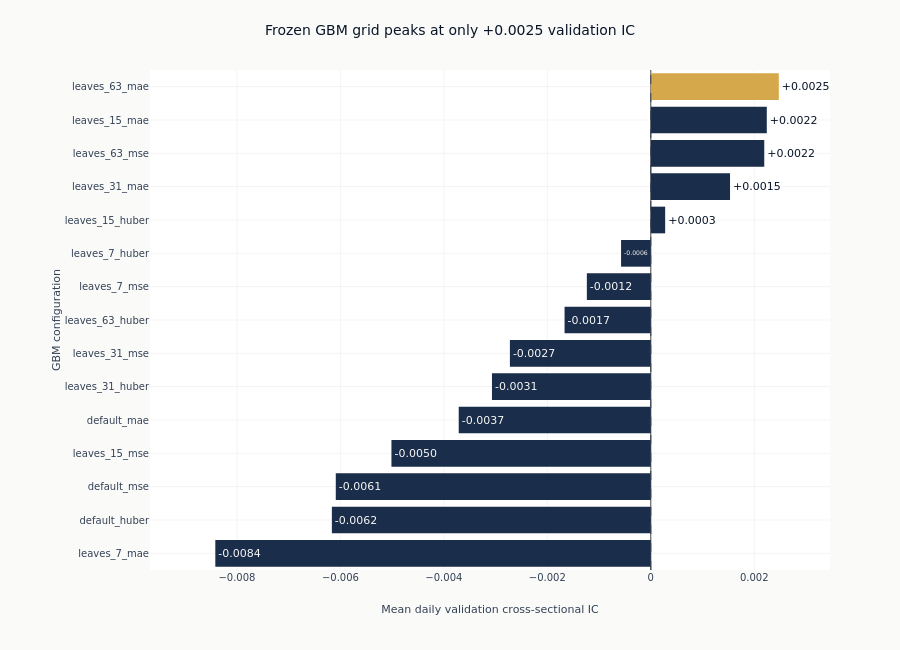

Notebook code cell kept with this figure:
### Markdown cell above
### The frozen GBM grid does not improve on the linear benchmark

The selected checkpoint from each configuration provides the fairest grid-level
comparison. The amber bar marks the frozen winner; the zero line separates weak
positive rankings from configurations that reverse the cross-section.

### Code cell
bar_results = list(reversed(full_results))
fig_grid = go.Figure(
    go.Bar(
        x=[r["best_ic"] for r in bar_results],
        y=[r["config_name"] for r in bar_results],
        orientation="h",
        marker_color=[
            COLORS["amber"] if r["config_name"] == best["config_name"] else COLORS["slate"]
            for r in bar_results
        ],
        text=[f"{r['best_ic']:+.4f}" for r in bar_results],
        textposition=["outside" if r["best_ic"] >= 0 else "inside" for r in bar_results],
        textfont_color=[
            COLORS["blue"] if r["best_ic"] >= 0 else COLORS["silver"] for r in bar_results
        ],
    )
)
fig_grid.add_vline(x=0, line_color=COLORS["neutral"], line_dash="dash", line_width=1)
fig_grid.update_layout(
    title=f"Frozen GBM grid peaks at only {best['best_ic']:+.4f} validation IC",
    height=650,
    width=900,
    showlegend=False,
    margin=dict(l=150, r=70, t=70),
)
fig_grid.update_xaxes(
    title_text="Mean daily validation cross-sectional IC",
    range=[
        min(r["best_ic"] for r in bar_results) * 1.15,
        max(r["best_ic"] for r in bar_results) * 1.4,
    ],
)
fig_grid.update_yaxes(title_text="GBM configuration")
fig_grid.show()

### Figure 1 — Plotly figure (JSON) as saved in the notebook; plotly's stock layout.template omitted (floating-point values rounded to 4 significant figures)
{"data": [{"marker": {"color": ["#1a2d4a", "#1a2d4a", "#1a2d4a", "#1a2d4a", "#1a2d4a", "#1a2d4a", "#1a2d4a", "#1a2d4a", "#1a2d4a", "#1a2d4a", "#1a2d4a", "#1a2d4a", "#1a2d4a", "#1a2d4a", "#D4A84B"]}, "orientation": "h", "text": ["-0.0084", "-0.0062", "-0.0061", "-0.0050", "-0.0037", "-0.0031", "-0.0027", "-0.0017", "-0.0012", "-0.0006", "+0.0003", "+0.0015", "+0.0022", "+0.0022", "+0.0025"], "textfont": {"color": ["#F8F8F6", "#F8F8F6", "#F8F8F6", "#F8F8F6", "#F8F8F6", "#F8F8F6", "#F8F8F6", "#F8F8F6", "#F8F8F6", "#F8F8F6", "#0a1628", "#0a1628", "#0a1628", "#0a1628", "#0a1628"]}, "textposition": ["inside", "inside", "inside", "inside", "inside", "inside", "inside", "inside", "inside", "inside", "outside", "outside", "outside", "outside", "outside"], "type": "bar", "x": [-0.008418, -0.006165, -0.006089, -0.005013, -0.003713, -0.00307, -0.002724, -0.001667, -0.001236, -0.0005748, 0.0002776, 0.001531, 0.002193, 0.002242, 0.002474], "y": ["leaves_7_mae", "default_huber", "default_mse", "leaves_15_mse", "default_mae", "leaves_31_huber", "leaves_31_mse", "leaves_63_huber", "leaves_7_mse", "leaves_7_huber", "leaves_15_huber", "leaves_31_mae", "leaves_63_mse", "leaves_15_mae", "leaves_63_mae"]}], "layout": {"height": 650, "margin": {"l": 150, "r": 70, "t": 70}, "shapes": [{"line": {"color": "#334155", "dash": "dash", "width": 1}, "type": "line", "x0": 0, "x1": 0, "xref": "x", "y0": 0, "y1": 1, "yref": "y domain"}], "showlegend": false, "title": {"text": "Frozen GBM grid peaks at only +0.0025 validation IC"}, "width": 900, "xaxis": {"range": [-0.009681, 0.003464], "title": {"text": "Mean daily validation cross-sectional IC"}}, "yaxis": {"title": {"text": "GBM configuration"}}}}
